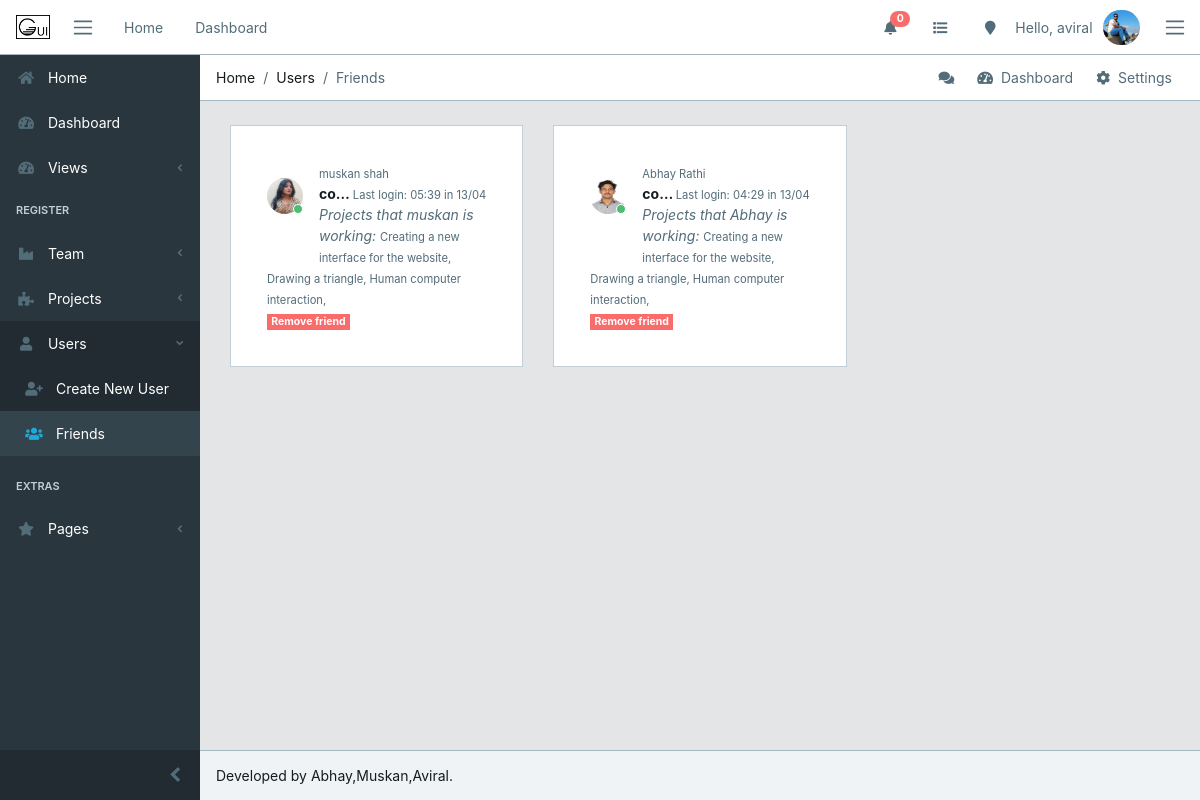
Screenshot of /register/users/friends/ (signed in) with the database file from the repository.
### register/models.py (models this page shows, shortened)
class UserProfile(models.Model):
    user    = models.ForeignKey(User, on_delete=models.CASCADE)
    company = models.ForeignKey(Company, on_delete=models.CASCADE)
    project = models.ManyToManyField(Project, blank=True)
    friends = models.ManyToManyField('self', blank=True)
    img    = models.ImageField(upload_to='core/avatar', blank=True, default='core/avatar/blank_profile.png')

class Company(models.Model):
    social_name = models.CharField(max_length=80)
    name = models.CharField(max_length=80)
    email = models.EmailField()
    city = models.CharField(max_length=50)
    found_date = models.DateField()
    class Meta:
        verbose_name_plural = 'Companies'
        ordering = ('name',)
    def __str__(self):
        return (self.name)

### projects/models.py (models this page shows, shortened)
class Project(models.Model):
    name = models.CharField(max_length=80)
    slug = models.SlugField('shortcut', blank=True)
    assign = models.ManyToManyField(User)
    efforts = models.DurationField()
    status = models.CharField(max_length=7, choices=status, default=1)
    dead_line = models.DateField()
    company = models.ForeignKey('register.Company', on_delete=models.CASCADE)
    complete_per = models.FloatField(max_length=2, validators = [MinValueValidator(0), MaxValueValidator(100)])
    description = models.TextField(blank=True)
    add_date = models.DateField(auto_now_add=True)
    upd_date = models.DateField(auto_now_add=False, auto_now=True)
    class Meta:
        ordering = ['name']

### register/views.py (the view)
# urls.py: path('users/friends/', views.friends, name='friends'),
def friends(request):
    if request.user.is_authenticated:
        user = get_active_profile(request)
        friends = user.friends.all()
        context = {
            'friends' : friends,
        }
    else:
        users_prof = UserProfile.objects.all()
        context= {
            'users_prof' : users_prof,
        }
    return render(request, 'register/friends.html', context)

### register/views.py (called while the page is built)
def get_active_profile(request):
    user_id = request.user.userprofile_set.values_list()[0][0]
    return UserProfile.objects.get(id=user_id)

### register/templates/register/friends.html (shortened to what this page needs)
{% extends 'core/base.html' %}
{% load staticfiles %}
{% block breadcrumb %}
        <li class="breadcrumb-item">Home</li>
        <li class="breadcrumb-item">Users</li>
        <li class="breadcrumb-item active">Friends</li>
{% endblock breadcrumb%}
{% block content %}
<div class="container-fluid">
        <div class="row">
                {% if friends %}
                {% for friend in friends %}
                <div class="col-sm-6 col-md-4">
                    <div class="card">
                        <div class="card-body">
                            <div class="tab-pane p-3 active show">
                              <div class="message">
                                <div class="py-3 pb-5 mr-3 float-left">
                                  <div class="avatar">
                                    <img src="{{ friend.img.url }}" class="img-avatar" alt="{{ friend.user.get_full_name }}">
                                    <span class="avatar-status badge-success"></span>
                                  </div>
                                </div>
                                <div>
                                    <a href="{% url 'register:user' profile_id=friend.id %}"><small class="text-muted">{{ friend.user.get_full_name }}</small></a>
                                    {% if friend.user.last_login %}
                                  <small class="text-muted float-right mt-1">Last login: {{ friend.user.last_login|date:"H:i" }} in {{ friend.user.last_login|date:"d/m" }}</small>
                                    {% endif %}
                                </div>
                                <div class="text-truncate font-weight-bold">{{ friend.company }}</div>
                                {% if friend.user.project_set.all %}
                                <em class="text-muted">Projects that {{ friend.user.first_name }} is working:</em>
                                <small class="text-muted">
                                    {% for project in friend.user.project_set.all %}
                                    {{ project.name }},
                                    {% endfor %}
                                </small>
                                {% else %}
                                <em class="text-muted">{{ friend.user.first_name }} is working in no projects until now.</em>
                                {% endif %}
                                <div>
                                    <a href="{% url 'register:remove-friend' profile_id=friend.id %}" class="badge badge-danger text-white">Remove friend</a>
                                </div>
                              </div>
                            </div>
                        </div>
                    </div>
                </div>
                {% endfor %}
                {% else %}
                {% if user.is_authenticated %}
                    <h3 class="m-5">You have no friends :(</h3>
                {% else %}
                    <a href="{% url 'core:login' %}" class="nav-link display-4">Log in to see your friends</a>
                {% endif %}
                {% endif %}
            </div>
        </div>
    </div>
{% endblock %}

### core/templates/core/base.html (shortened to what this page needs)
{% load static %}
<!DOCTYPE html>
<html lang="en">
<head>
  <link rel="stylesheet" href="https://use.fontawesome.com/releases/v5.0.9/css/all.css"
>
  <link href="{% static 'core/css/simple-line-icons.min.css' %}" rel="stylesheet">
  <link href="{% static 'core/css/estilo.css' %}" rel="stylesheet">
  <link href="{% static 'core/css/style.css' %}" rel="stylesheet">
</head>
{% block body %}
<body class="app header-fixed sidebar-fixed aside-menu-fixed aside-menu-hidden">
  <header class="app-header navbar">
    <img src="{% static 'core/img/logos/gui-horizontal.png' %}" alt="" class="brand-gui ml-2 d-none d-sm-block p-2">
    <button class="navbar-toggler sidebar-toggler d-md-down-none" type="button">
      <span class="navbar-toggler-icon"></span>
    </button>
    <ul class="nav navbar-nav d-md-down-none">
      <li class="nav-item px-3">
        <a class="nav-link" href="{% url 'core:index' %}">Home</a>
      </li>
      <li class="nav-item px-3">
        <a class="nav-link" href="{% url 'core:dashboard' %}">Dashboard</a>
      </li>
    </ul>
    <ul class="nav navbar-nav ml-auto">
      <li class="nav-item d-md-down-none">
        <a class="nav-link" href="#"><i class="fa fa-bell"></i><span class="badge badge-pill badge-danger">
            {{logged_user.received_invites.count}}</span></a>
      </li>
      <li class="nav-item d-md-down-none">
        <a class="nav-link" href="#"><i class="fa fa-list"></i></a>
      </li>
      <li class="nav-item d-md-down-none">
        <a class="nav-link" href="#"><i class="fa fa-map-marker"></i></a>
      </li>
      {% if user.is_authenticated %}
      <li class="text-muted">Hello, {{ user.first_name }}</li>
      {% else %}
      <li class="text-muted">
        <a href="{% url 'core:login' %}">sign in</a>
      </li>
      {% endif %}
      <li class="nav-item dropdown">
        <a class="nav-link" data-toggle="dropdown" href="#" role="button" aria-haspopup="true" aria-expanded="false">
          {% if user.is_authenticated %}
          <img src="{{ logged_user.img.url }}" class="img-avatar" alt="{{ user }}">
          {% else %}
          <img src="{% static 'core/img/avatar/blank_profile.png' %}" class="img-avatar" alt="{{ user }}">
          {% endif %}
        </a>
      </li>
    </ul>
    <button class="navbar-toggler aside-menu-toggler" type="button">
      <span class="navbar-toggler-icon"></span>
    </button>
  </header>
  <div class="app-body">
    <div class="sidebar">
      <nav class="sidebar-nav">
        <ul class="nav">
          <li class="nav-item">
            <a class="nav-link" href="{% url 'core:index' %}"><i class="fa fa-home"></i> Home</a>
          </li>
          <li class="nav-item">
            <a class="nav-link" href="{% url 'core:dashboard' %}"><i class="fa fa-tachometer-alt"></i> Dashboard</a>
          </li>
          <li class="nav-item nav-dropdown">
            <a class="nav-link nav-dropdown-toggle" href="#"><i class="fa fa-tachometer-alt"></i> Views</a>
          </li>
          <li class="nav-title">
            Register
          </li>
          <li class="nav-item nav-dropdown">
            <a class="nav-link nav-dropdown-toggle" href="#"><i class="fa fa-industry"></i> Team</a>
          </li>
          <li class="nav-item nav-dropdown">
            <a class="nav-link nav-dropdown-toggle" href="#"><i class="fa fa-puzzle-piece"></i> Projects</a>
          </li>
          <li class="nav-item nav-dropdown">
            <a class="nav-link nav-dropdown-toggle" href="#"><i class="fa fa-user"></i> Users</a>
            <ul class="nav-dropdown-items">
              <li class="nav-item">
                <a class="nav-link" href="{% url 'register:new-user' %}"><i class="fa fa-user-plus ml-2"></i> Create New
                  User</a>
              </li>
              <li class="nav-item">
                <a class="nav-link" href="{% url 'register:friends' %}"><i class="fa fa-users ml-2"></i> Friends</a>
              </li>
            </ul>
          </li>
          <li class="divider"></li>
          <li class="nav-title">
            Extras
          </li>
          <li class="nav-item nav-dropdown">
            <a class="nav-link nav-dropdown-toggle" href="#"><i class="fa fa-star"></i> Pages</a>
          </li>
        </ul>
      </nav>
      <button class="sidebar-minimizer brand-minimizer" type="button"></button>
    </div>
    <main class="main">
      <ol class="breadcrumb">
        {% block breadcrumb %}{% endblock breadcrumb%}
        <li class="breadcrumb-menu d-md-down-none">
          <div class="btn-group" role="group" aria-label="Button group">
            <a class="btn" href="#"><i class="fa fa-comments"></i></a>
            <a class="btn" href="./"><i class="fa fa-tachometer-alt"></i> &nbsp;Dashboard</a>
            <a class="btn" href="#"><i class="fa fa-cog"></i> &nbsp;Settings</a>
          </div>
        </li>
      </ol>
      {% block content %}
      {% endblock %}
  <footer class="app-footer">
    <span>Developed by Abhay,Muskan,Aviral.</span>
  </footer>
</body>
{% endblock body %}
</html>

### core/static/core/css/estilo.css (style rules this page uses)
.brand-gui { width: 50px; position: relative; }

### rows the page displays
UserProfile: received_invites.count "0", img (picture)
UserProfile: img (picture), user.get_full_name "muskan shah", user.last_login "05:39", user.last_login "13/04", company "co…", user.first_name "muskan"
Project: name "Creating a new interface for the website"
Project: name "Drawing a triangle"
Project: name "Human computer interaction"
UserProfile: img (picture), user.get_full_name "Abhay Rathi", user.last_login "04:29", user.last_login "13/04", company "co…", user.first_name "Abhay"

### other values shown
{{ user.first_name }} "aviral"
